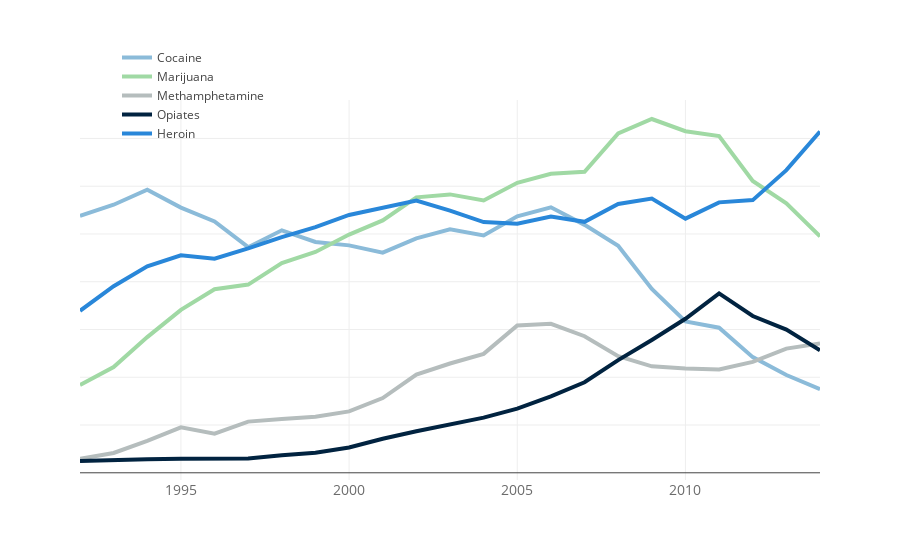

Notebook cell for this chart:
### Code cell
# import plotly.plotly as py
import plotly.graph_objs as go

import pandas as pd


trace_meth = go.Scatter(
                x=df['year'],
                y=df['meth'],
                name = "Methamphetamine",
                line = dict(color = '#B5BDBD',
                           width = 4),
                opacity = 1)

trace_heroin = go.Scatter(
                x=df['year'],
                y=df['heroin'],
                name = "Heroin",
                line = dict(color = '#2987D9',
                           width = 4),
                opacity = 1)

trace_marij = go.Scatter(
                x=df['year'],
                y=df['marij'],
                name = "Marijuana",
                line = dict(color = '#A0D9A4',
                           width = 4),
                opacity = 1)

trace_cocaine = go.Scatter(
                x=df['year'],
                y=df['cocaine'],
                name = "Cocaine",
                line = dict(color = '#8BBBD9',
                           width = 4),
                opacity = 1)

trace_opiates = go.Scatter(
                x=df['year'],
                y=df['opiates'],
                name = "Opiates",
                line = dict(color = '#012340',
                           width = 4),
                opacity = 1)

data = [trace_cocaine, trace_marij, trace_meth, trace_opiates, trace_heroin]

layout = go.Layout(
    xaxis=dict(
        tickfont=dict(
            size=14,
            color='rgb(107, 107, 107)'
        )
    ),
    yaxis=dict(
        ticks='',
        showticklabels=False
    ),
    legend=dict(x=.05, y=1.15,
        bgcolor='rgba(255, 255, 255, 0)',
        bordercolor='rgba(255, 255, 255, 0)'
    ),
)
#layout = dict(
#    title = "Changes in Drug Popularity")

fig = dict(data=data, layout=layout)
pyo.iplot(fig)
# py.iplot(fig, filename = "Manually Set Range")

### Figure 1 — Plotly figure (JSON) as saved in the notebook; plotly's stock layout.template omitted (floating-point values rounded to 4 significant figures)
{"data": [{"line": {"color": "#8BBBD9", "width": 4}, "name": "Cocaine", "opacity": 1, "type": "scatter", "uid": "55dfd768-fc15-11e8-8fa6-14abc5740b4d", "x": [1992, 1993, 1994, 1995, 1996, 1997, 1998, 1999, 2000, 2001, 2002, 2003, 2004, 2005, 2006, 2007, 2008, 2009, 2010, 2011, 2012, 2013, 2014], "y": [268915, 280634, 296405, 277601, 263196, 236174, 253839, 241602, 238080, 230398, 245457, 254883, 248452, 268509, 277928, 259548, 237648, 192370, 158478, 151930, 121065, 102387, 87510]}, {"line": {"color": "#A0D9A4", "width": 4}, "name": "Marijuana", "opacity": 1, "type": "scatter", "uid": "55dfd769-fc15-11e8-9887-14abc5740b4d", "x": [1992, 1993, 1994, 1995, 1996, 1997, 1998, 1999, 2000, 2001, 2002, 2003, 2004, 2005, 2006, 2007, 2008, 2009, 2010, 2011, 2012, 2013, 2014], "y": [91913, 110765, 142075, 170552, 192191, 197011, 219429, 231224, 249388, 264239, 288320, 291440, 285136, 303586, 313015, 315094, 355346, 370373, 357592, 352428, 305560, 281991, 247461]}, {"line": {"color": "#B5BDBD", "width": 4}, "name": "Methamphetamine", "opacity": 1, "type": "scatter", "uid": "55dfd76a-fc15-11e8-b833-14abc5740b4d", "x": [1992, 1993, 1994, 1995, 1996, 1997, 1998, 1999, 2000, 2001, 2002, 2003, 2004, 2005, 2006, 2007, 2008, 2009, 2010, 2011, 2012, 2013, 2014], "y": [14536, 20740, 33381, 47625, 40979, 53571, 56411, 58721, 64273, 78248, 102723, 114406, 124511, 154198, 155920, 142952, 122082, 111412, 109200, 108066, 116090, 130033, 135264]}, {"line": {"color": "#012340", "width": 4}, "name": "Opiates", "opacity": 1, "type": "scatter", "uid": "55dfd76b-fc15-11e8-8960-14abc5740b4d", "x": [1992, 1993, 1994, 1995, 1996, 1997, 1998, 1999, 2000, 2001, 2002, 2003, 2004, 2005, 2006, 2007, 2008, 2009, 2010, 2011, 2012, 2013, 2014], "y": [12338, 12761, 14131, 14703, 15248, 15002, 18300, 20916, 26466, 35647, 43419, 50041, 57695, 67203, 79909, 94773, 117988, 139079, 161199, 187821, 164158, 149863, 128175]}, {"line": {"color": "#2987D9", "width": 4}, "name": "Heroin", "opacity": 1, "type": "scatter", "uid": "55dfd76c-fc15-11e8-ab07-14abc5740b4d", "x": [1992, 1993, 1994, 1995, 1996, 1997, 1998, 1999, 2000, 2001, 2002, 2003, 2004, 2005, 2006, 2007, 2008, 2009, 2010, 2011, 2012, 2013, 2014], "y": [169582, 195279, 216067, 227702, 224092, 234860, 246788, 257208, 269891, 277557, 285041, 274431, 262430, 260654, 268376, 262711, 281410, 287063, 266048, 283092, 285451, 316797, 357293]}], "layout": {"legend": {"bgcolor": "rgba(255, 255, 255, 0)", "bordercolor": "rgba(255, 255, 255, 0)", "x": 0.05, "y": 1.15}, "xaxis": {"tickfont": {"color": "rgb(107, 107, 107)", "size": 14}}, "yaxis": {"showticklabels": false, "ticks": ""}}}
